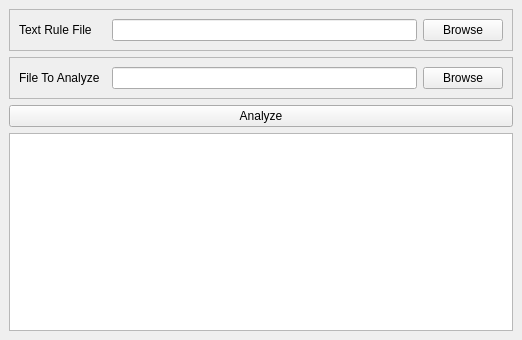
<?xml version="1.0" encoding="UTF-8"?>
<ui version="4.0">
 <class>MainWindow</class>
 <widget class="QMainWindow" name="MainWindow">
  <property name="geometry">
   <rect>
    <x>0</x>
    <y>0</y>
    <width>522</width>
    <height>340</height>
   </rect>
  </property>
  <property name="minimumSize">
   <size>
    <width>522</width>
    <height>0</height>
   </size>
  </property>
  <property name="windowTitle">
   <string>MainWindow</string>
  </property>
  <widget class="QWidget" name="centralwidget">
   <layout class="QGridLayout" name="gridLayout">
    <item row="2" column="0">
     <widget class="QPushButton" name="btnanalyze">
      <property name="text">
       <string>Analyze</string>
      </property>
     </widget>
    </item>
    <item row="1" column="0">
     <widget class="QFrame" name="frame_2">
      <property name="frameShape">
       <enum>QFrame::StyledPanel</enum>
      </property>
      <property name="frameShadow">
       <enum>QFrame::Raised</enum>
      </property>
      <layout class="QHBoxLayout" name="horizontalLayout_2" stretch="2,7,1">
       <item>
        <widget class="QLabel" name="label_2">
         <property name="text">
          <string>File To Analyze</string>
         </property>
        </widget>
       </item>
       <item>
        <widget class="QLineEdit" name="filepath"/>
       </item>
       <item>
        <widget class="QPushButton" name="btnBrowseFile">
         <property name="text">
          <string>Browse</string>
         </property>
        </widget>
       </item>
      </layout>
     </widget>
    </item>
    <item row="0" column="0">
     <widget class="QFrame" name="frame">
      <property name="frameShape">
       <enum>QFrame::StyledPanel</enum>
      </property>
      <property name="frameShadow">
       <enum>QFrame::Raised</enum>
      </property>
      <layout class="QHBoxLayout" name="horizontalLayout" stretch="2,7,1">
       <item>
        <widget class="QLabel" name="label">
         <property name="text">
          <string>Text Rule File</string>
         </property>
        </widget>
       </item>
       <item>
        <widget class="QLineEdit" name="txtpath"/>
       </item>
       <item>
        <widget class="QPushButton" name="btnBrowseText">
         <property name="text">
          <string>Browse</string>
         </property>
        </widget>
       </item>
      </layout>
     </widget>
    </item>
    <item row="3" column="0">
     <widget class="QTextEdit" name="textEdit"/>
    </item>
   </layout>
  </widget>
 </widget>
 <resources/>
 <connections/>
</ui>
